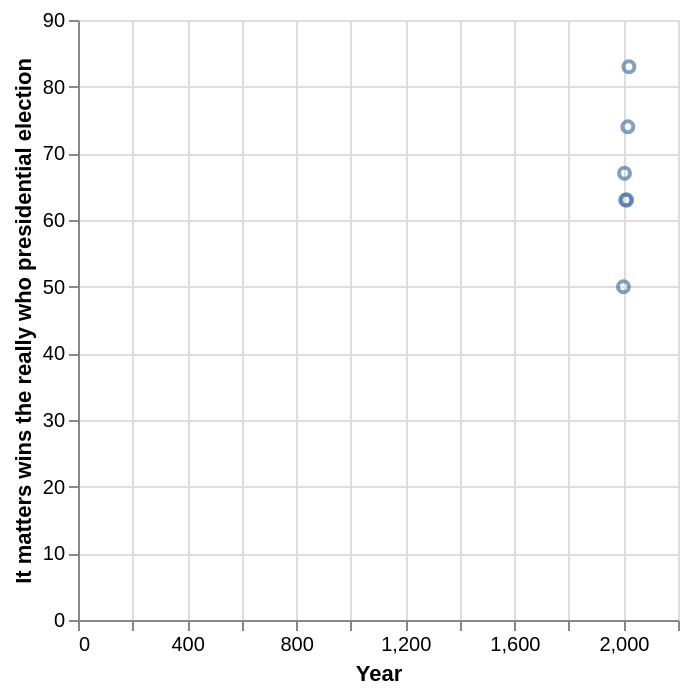

Write the Vega-Lite specification saved for this chart.
### Vega-Lite specification from a JSON file in a GitHub repository (floating-point values rounded to 4 significant figures)
{"$schema": "https://vega.github.io/schema/vega-lite/v5.json", "description": "Scatter plot auto-generated from CSV", "data": {"values": [{"Year": "2000", "It matters wins the really who presidential election": "50", "Things will be pretty much the same regardless of who is elected": "44"}, {"Year": "2004", "It matters wins the really who presidential election": "67", "Things will be pretty much the same regardless of who is elected": "29"}, {"Year": "2008", "It matters wins the really who presidential election": "63", "Things will be pretty much the same regardless of who is elected": "32"}, {"Year": "2012", "It matters wins the really who presidential election": "63", "Things will be pretty much the same regardless of who is elected": "34"}, {"Year": "2016", "It matters wins the really who presidential election": "74", "Things will be pretty much the same regardless of who is elected": "22"}, {"Year": "2020", "It matters wins the really who presidential election": "83", "Things will be pretty much the same regardless of who is elected": "16"}]}, "mark": "point", "encoding": {"x": {"field": "Year", "type": "quantitative"}, "y": {"field": "It matters wins the really who presidential election", "type": "quantitative"}}}
